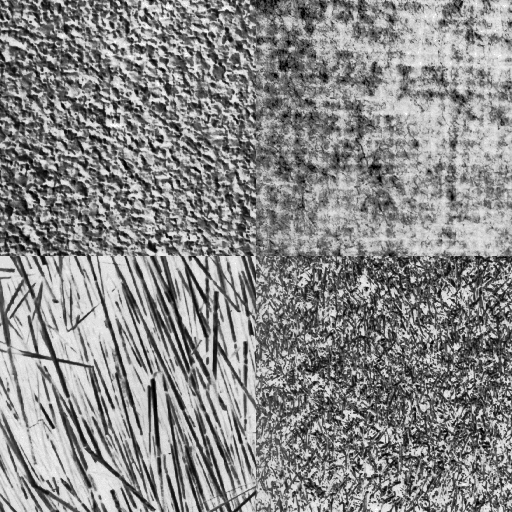
#> input picture oblig1/mosaic1.png, 512 x 512 px
$ jupyter execute analysis.ipynb   (shell and % lines are left out)
#> lines starting #> are read from the running program, lines starting #| are printed output that depends on the picture
### glcm.py
import numpy as np
import cv2
import matplotlib.pyplot as plt

# [40 lines left out: function fast_glcm, not called in this run]

def glcm(img, size=15, stride=7, levels=5, dx=1, dy=0):

    h, w = img.shape

    res = np.zeros((h-size+1, w-size+1, levels, levels), dtype=np.float64)

    for r in xrange(0, h, stride):
        if r + size >= h:
            continue
        print "At row {}".format(r)
        for c in xrange(0, w, stride):
            if c + size >= w:
                continue
            g = patch_glcm(img[r:(r+size), c:(c+size)], levels=levels,
                    dx=dx, dy=dy)
            res[r:(r+size), c:(c+size), :, :] = g

    return res

def patch_glcm(patch, levels=5, dx=1, dy=0):
    texel = np.zeros((levels, levels), dtype=np.float64)

    # Assume patch is [0, 255]
    per_level = 255 / levels

    h, w = patch.shape

    for r in xrange(h):
        if r + dy >= h:
            continue
        for c in xrange(w):
            if c + dx >= w:
                continue

            cur = min(patch[r,c] / per_level, levels-1)
            nex = min(patch[r+dy,c+dx] / per_level, levels-1)

            texel[cur, nex] += 1

    return (texel + texel.T) / ((h - dy) * (w - dx) * 2)

# [79 lines left out: functions asm, entropy, inertia, cluster_shade, quadrant, flat_quadrant, not called in this run]

def main():
    img = cv2.imread('zebra_1.tif', cv2.IMREAD_GRAYSCALE)
    cv2.imshow("ORIG", img)

# [2 lines that do not run on import are left out]

### oblig1/analysis.ipynb
[cell 1]
import sys
import numpy as np
import matplotlib.pyplot as plt
import cv2

sys.path.append("../")

import glcm

[cell 2]
m1 = cv2.imread('mosaic1.png', cv2.IMREAD_GRAYSCALE)
#> m1 is the input picture: shape (512, 512); min 0, max 255, mean 136.8
m2 = cv2.imread('mosaic2.png', cv2.IMREAD_GRAYSCALE)
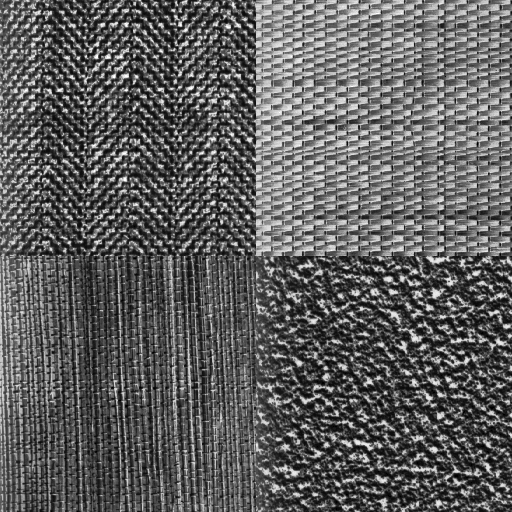
#> input picture oblig1/mosaic2.png, 512 x 512 px
#> m2 is the input picture: shape (512, 512); min 0, max 255, mean 95.4

[cell 3]
plt.subplot(121)
plt.imshow(m1, cmap=plt.cm.gray)
plt.subplot(122)
plt.imshow(m2, cmap=plt.cm.gray)

[cell 4]
plt.subplot(121)
_ = plt.hist(m1.flatten(), 32)
plt.subplot(122)
_ = plt.hist(m2.flatten(), 32)
#> figure, not shown here; panel 1: tallest bar 19602 high, from x = 207.2 to 215.2; panel 2: tallest bar 23774 high, from x = 71.72 to 79.69

[cell 5]
m1 = cv2.equalizeHist(m1)
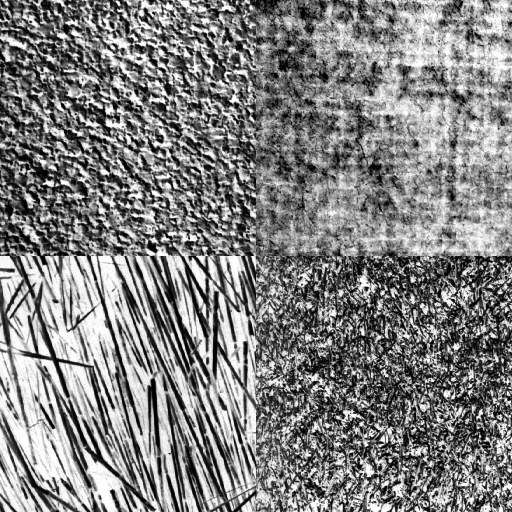
#> m1: shape (512, 512); min 0, max 255, mean 129.2
m2 = cv2.equalizeHist(m2)
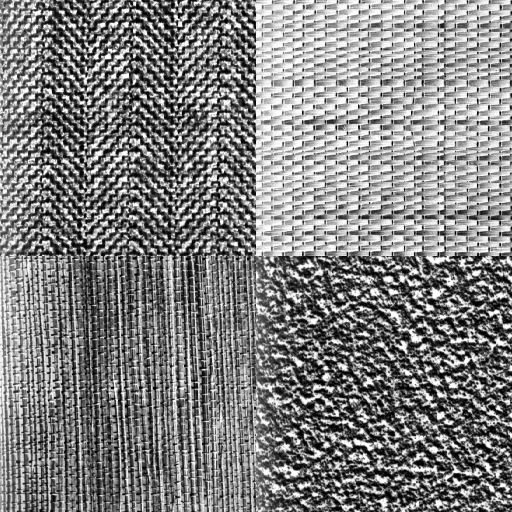
#> m2: shape (512, 512); min 0, max 255, mean 129.1

[cell 6]
plt.subplot(121)
plt.imshow(m1, cmap=plt.cm.gray)
plt.subplot(122)
plt.imshow(m2, cmap=plt.cm.gray)

[cell 7]
def viz_glcm(img, dx=1, dy=0, levels=5):
    n = slice(0, 256)
    s = slice(256, 512)
    w = n
    e = s
    fig = plt.figure()
    nw1 = glcm.patch_glcm(img[n, w], levels=levels, dx=dx, dy=dy)
    ne1 = glcm.patch_glcm(img[n, e], levels=levels, dx=dx, dy=dy)
    sw1 = glcm.patch_glcm(img[s, w], levels=levels, dx=dx, dy=dy)
    se1 = glcm.patch_glcm(img[s, e], levels=levels, dx=dx, dy=dy)
    plt.subplot(221)
    im = plt.imshow(nw1, interpolation="none")
    plt.subplot(222)
    im = plt.imshow(ne1, interpolation="none")
    plt.subplot(223)
    im = plt.imshow(sw1, interpolation="none")
    plt.subplot(224)
    im = plt.imshow(se1, interpolation="none")

    fig.subplots_adjust(right=0.8)
    cbar_ax = fig.add_axes([0.85, 0.15, 0.05, 0.7])
    fig.colorbar(im, cax=cbar_ax)

[cell 8]
viz_glcm(m1, dx=1, dy=0, levels=10)

[cell 9]
viz_glcm(m2, dx=1, dy=0, levels=6)

[cell 10]
viz_glcm(m1, dx=3, dy=0, levels=6)

[cell 11]
viz_glcm(m2, dx=3, dy=0, levels=6)

[cell 12]
viz_glcm(m1, dx=0, dy=3, levels=6)

[cell 13]
viz_glcm(m2, dx=0, dy=3, levels=6)
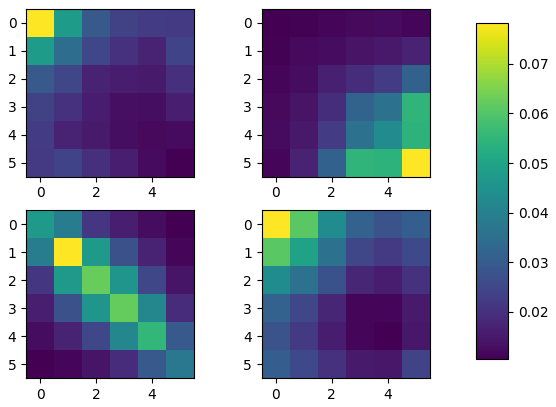
#> figure drawn by matplotlib, 5 panels

[cell 14]
viz_glcm(m1, dx=4, dy=0, levels=6)
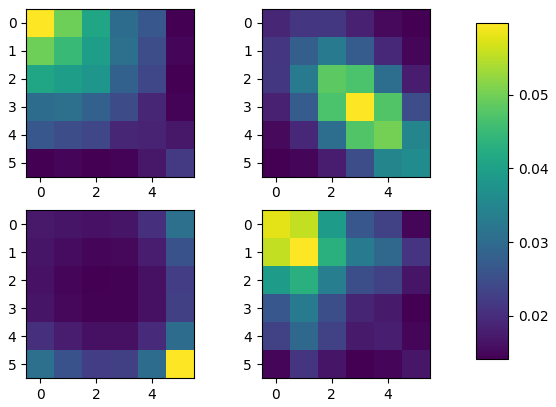
#> figure drawn by matplotlib, 5 panels

[cell 15]
viz_glcm(m2, dx=4, dy=0, levels=6)
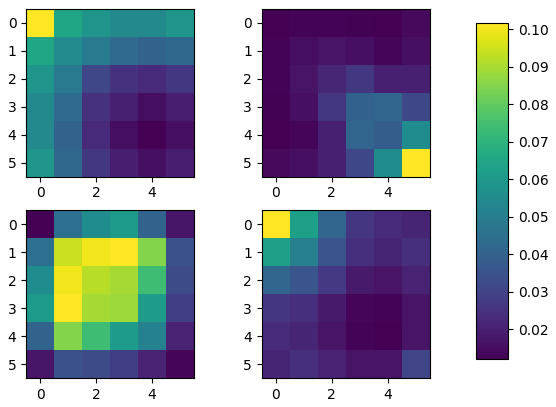
#> figure drawn by matplotlib, 5 panels

[cell 16]
viz_glcm(m1, dx=10, dy=0, levels=10)
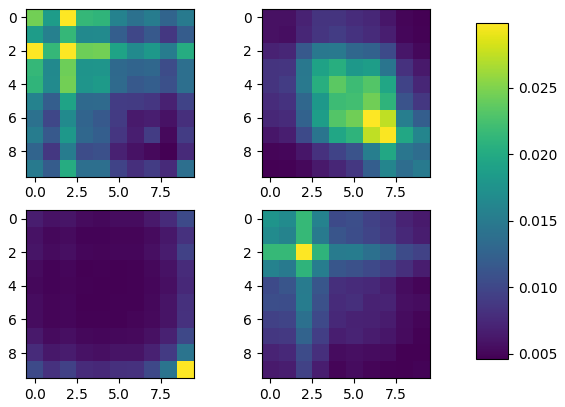
#> figure drawn by matplotlib, 5 panels

[cell 17]
viz_glcm(m2, dx=10, dy=0, levels=10)
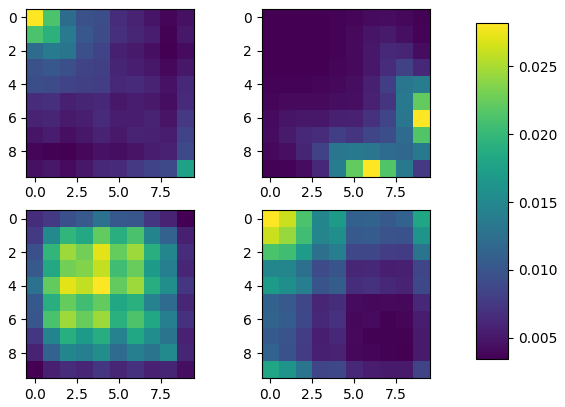
#> figure drawn by matplotlib, 5 panels

[cell 18]
viz_glcm(m1, dx=4, dy=4, levels=6)
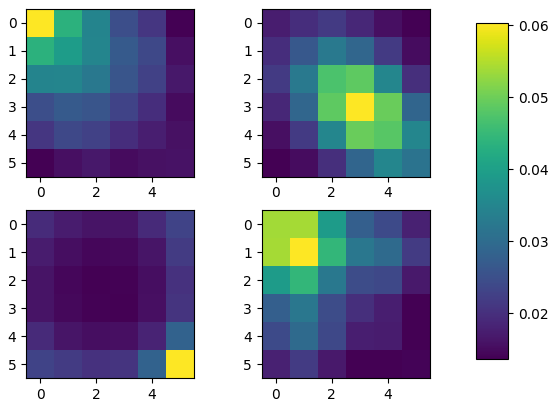
#> figure drawn by matplotlib, 5 panels

[cell 19]
viz_glcm(m2, dx=4, dy=4, levels=6)
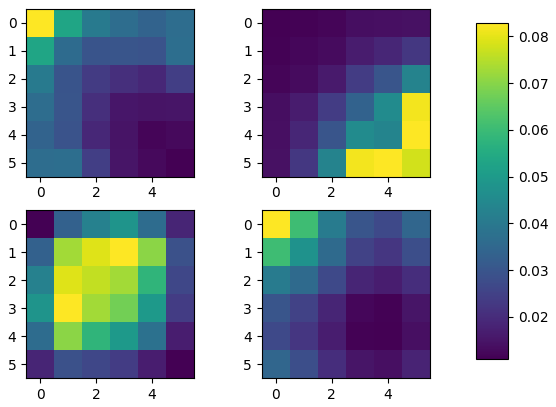
#> figure drawn by matplotlib, 5 panels

[cell 20]
g11 = glcm.glcm(m1, size=31, stride=3, levels=6, dx=3, dy=0)
